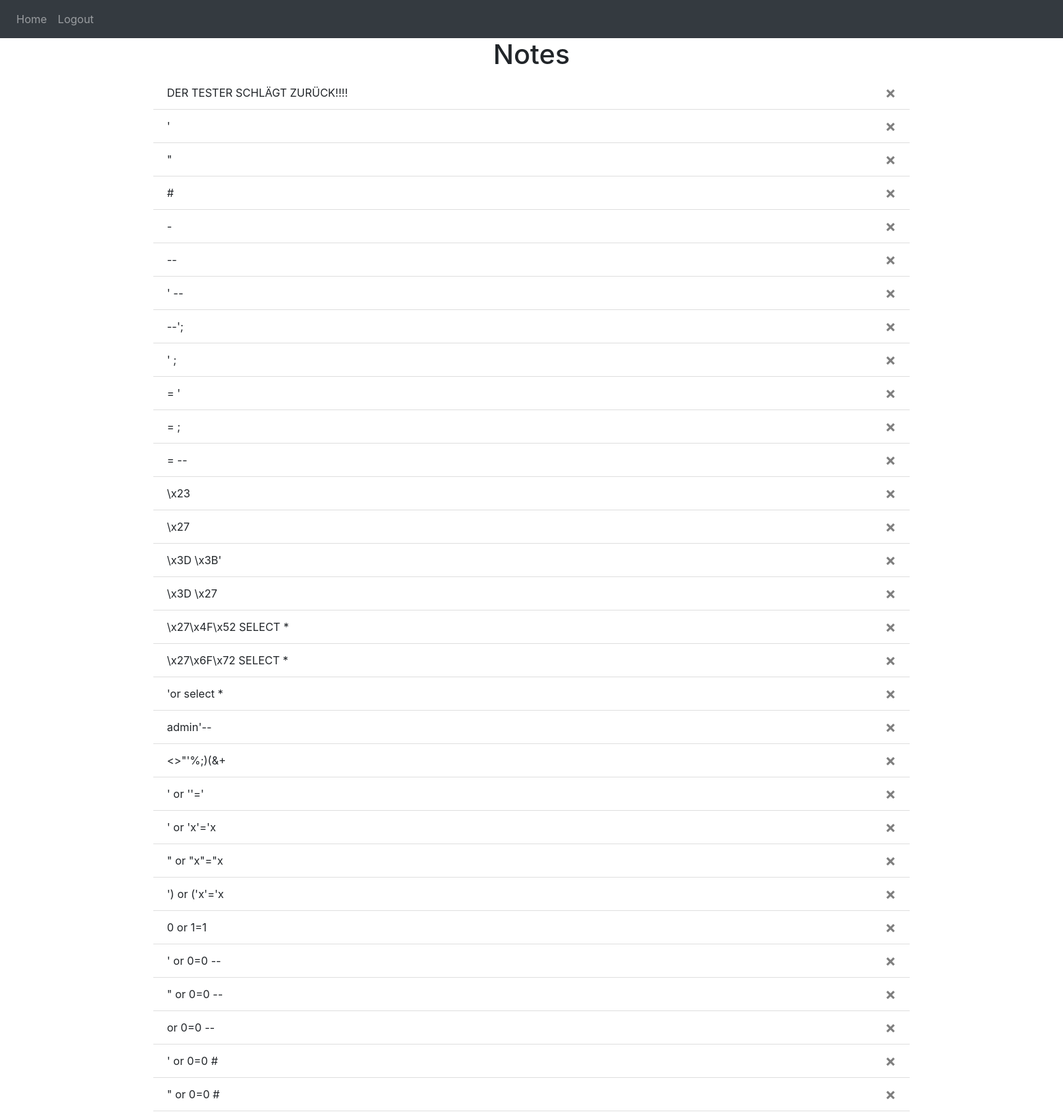
The app's page / (signed in, upper part) with its own data.
### website/models.py (models this page shows)
class Note(db.Model):
    id = db.Column(db.Integer, primary_key=True)
    data = db.Column(db.String(10000))
    date = db.Column(db.DateTime(timezone=True), default=func.now())
    user_id = db.Column(db.Integer, db.ForeignKey('user.id'))

### website/views.py (the view, shortened to what this page needs)
@views.route('/', methods=['GET', 'POST'])
@login_required
def home():
    return render_template("home.html", user=current_user)

### website/__init__.py (called while the page is built)
def create_app():
    app = Flask(__name__)
    app.config['SECRET_KEY'] = 'hjshjhdjah kjshkjdhjs'
    app.config['SQLALCHEMY_DATABASE_URI'] = f'sqlite:///{DB_NAME}'
    db.init_app(app)
    dashboard.bind(app)
    from .views import views
    from .auth import auth
    app.register_blueprint(views, url_prefix='/')
    app.register_blueprint(auth, url_prefix='/')
    from .models import User, Note
    create_database(app)
    login_manager = LoginManager()
    login_manager.login_view = 'auth.login'
    login_manager.init_app(app)
    @login_manager.user_loader
    def load_user(id):
        return User.query.get(int(id))
    @app.after_request
    def apply_caching(response):
        response.headers["X-Frame-Options"] = "SAMEORIGIN"
        return response
    return app

### website/templates/home.html (shortened to what this page needs)
{% extends "base.html" %} {% block title %}Home{% endblock %} {% block content
%}
<h1 align="center">Notes</h1>
<ul class="list-group list-group-flush" id="notes">
  {% for note in user.notes %}
  <li class="list-group-item">
    {{ note.data }}
    <button type="button" class="close" onClick="deleteNote({{ note.id }})">
      <span aria-hidden="true">&times;</span>
    </button>
  </li>
  {% endfor %}
</ul>
{% endblock %}

### website/templates/base.html (shortened to what this page needs)
<!DOCTYPE html>
<html>
  <head>
    <link
      rel="stylesheet"
      href="https://stackpath.bootstrapcdn.com/bootstrap/4.4.1/css/bootstrap.min.css"
    />
    <link
      rel="stylesheet"
      href="https://stackpath.bootstrapcdn.com/font-awesome/4.7.0/css/font-awesome.min.css"
    />
  </head>
  <body>
    <nav class="navbar navbar-expand-lg navbar-dark bg-dark">
      <div class="collapse navbar-collapse" id="navbar">
        <div class="navbar-nav">
          {% if user.is_authenticated %}
          <a class="nav-item nav-link" id="home" href="/">Home</a>
          <a class="nav-item nav-link" id="logout" href="/logout">Logout</a>
          {% else %}
          <a class="nav-item nav-link" id="login" href="/login">Login</a>
          <a class="nav-item nav-link" id="signUp" href="/sign-up">Sign Up</a>
          {% endif %}
        </div>
      </div>
    </nav>
    <div class="container">{% block content %} {% endblock %}</div>
  </body>
</html>

### records on screen
Note: data "DER TESTER SCHLÄGT ZURÜCK!!!!"
Note: data "'"
Note: data "\""
Note: data "#"
Note: data "-"
Note: data "--"
Note: data "' --"
Note: data "--';"
Note: data "' ;"
Note: data "= '"
Note: data "= ;"
Note: data "= --"
Note: data "\\x23"
Note: data "\\x27"
Note: data "\\x3D \\x3B'"
Note: data "\\x3D \\x27"
Note: data "\\x27\\x4F\\x52 SELECT *"
Note: data "\\x27\\x6F\\x72 SELECT *"
Note: data "'or select *"
Note: data "admin'--"
Note: data "<>\"'%;)(&+"
Note: data "' or ''='"
Note: data "' or 'x'='x"
Note: data "\" or \"x\"=\"x"
Note: data "') or ('x'='x"
Note: data "0 or 1=1"
Note: data "' or 0=0 --"
Note: data "\" or 0=0 --"
Note: data "or 0=0 --"
Note: data "' or 0=0 #"
Note: data "\" or 0=0 #"
